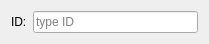
<?xml version="1.0" encoding="UTF-8"?>
<ui version="4.0">
 <class>dialog_find_item</class>
 <widget class="QDialog" name="dialog_find_item"><property name="surfaceRole" stdset="0"><string>panel</string></property>
  <property name="geometry">
   <rect>
    <x>0</x>
    <y>0</y>
    <width>209</width>
    <height>42</height>
   </rect>
  </property>
  <property name="windowTitle">
   <string>Dialog</string>
  </property>
  <layout class="QVBoxLayout" name="layout_vertical_layout">
   <item>
    <widget class="QWidget" name="panel_find_item_dialog" native="true"><property name="surfaceRole" stdset="0"><string>panel</string></property>
     <layout class="QFormLayout" name="layout_form_layout">
      <property name="fieldGrowthPolicy">
       <enum>QFormLayout::FieldGrowthPolicy::ExpandingFieldsGrow</enum>
      </property>
      <property name="horizontalSpacing">
       <number>-1</number>
      </property>
      <property name="leftMargin">
       <number>0</number>
      </property>
      <property name="topMargin">
       <number>0</number>
      </property>
      <property name="rightMargin">
       <number>0</number>
      </property>
      <property name="bottomMargin">
       <number>0</number>
      </property>
      <item row="0" column="0">
       <widget class="QLabel" name="label_id">
        <property name="text">
         <string>ID:</string>
        </property>
       </widget>
      </item>
      <item row="0" column="1">
       <widget class="QLineEdit" name="edit_item_id">
        <property name="sizePolicy">
         <sizepolicy hsizetype="Expanding" vsizetype="Fixed">
          <horstretch>0</horstretch>
          <verstretch>0</verstretch>
         </sizepolicy>
        </property>
        <property name="text">
         <string/>
        </property>
        <property name="placeholderText">
         <string>type ID</string>
        </property>
       </widget>
      </item>
     </layout>
    </widget>
   </item>
  </layout>
 </widget>
 <resources/>
 <connections/>
</ui>
